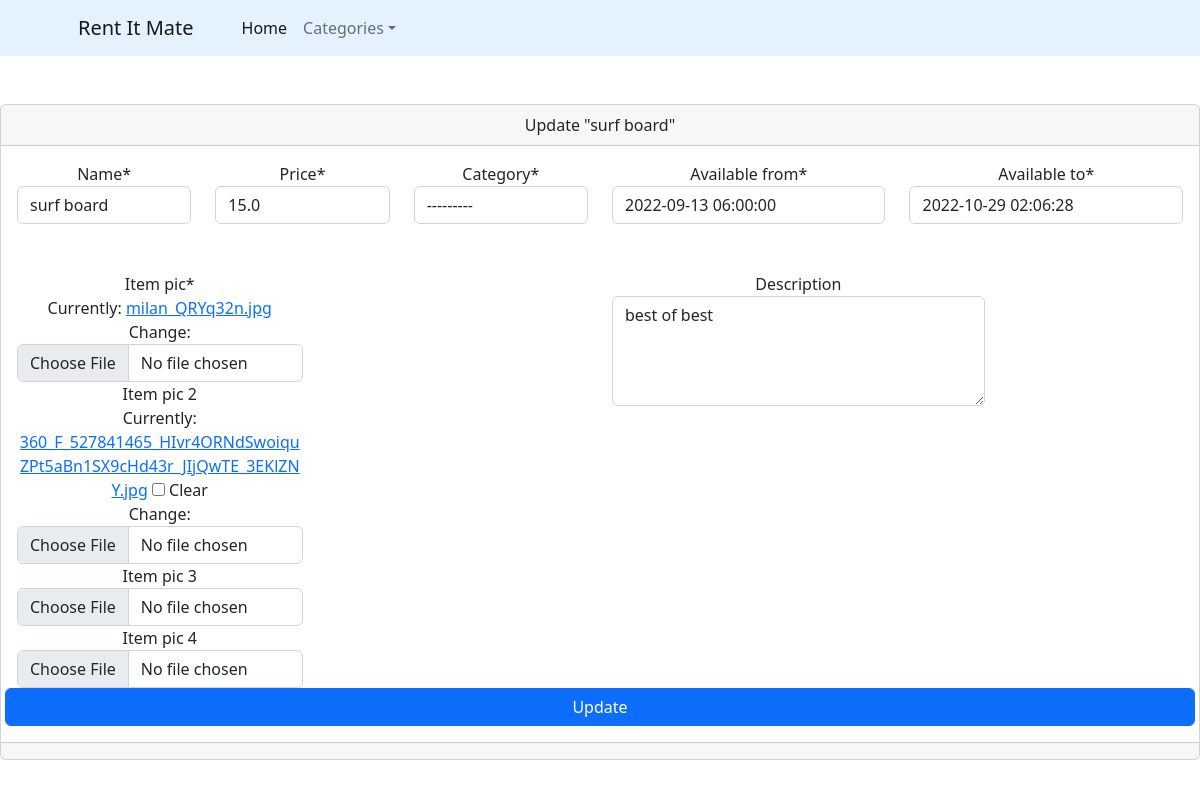
Before: /update_item/1/ (signed in) with the older database file.
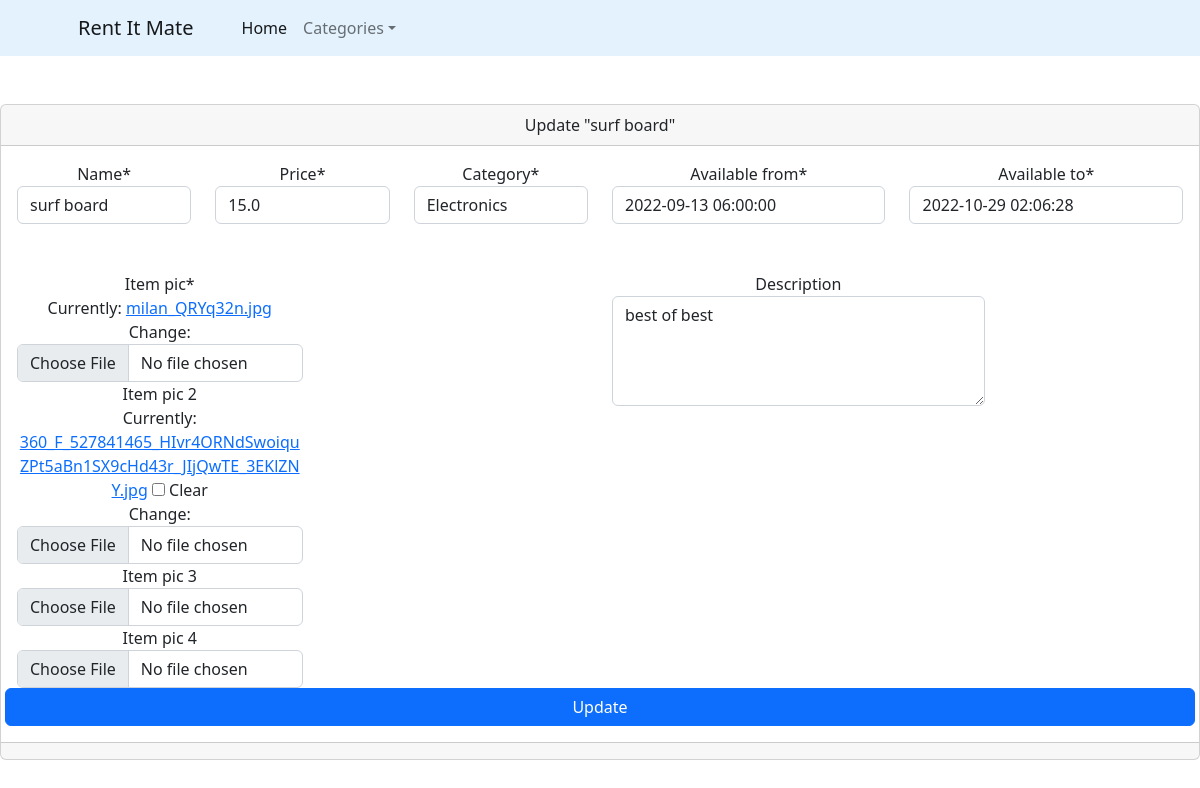
After: the same page with the newer database file.
### ecommerce/models.py (models this page shows, shortened)
class Product(models.Model):
    CATEGORY = (
                ('Sport-Outdoor', 'Sport & Outdoor'),
                ('Drones-cameras', 'Drones & cameras'),
                ('Electronics', 'Electronics'),
                ('Home-appliances', 'Home appliances'),
                ('Musical-equipments', 'Musical equipments'),
                ('Accessories','Accessories'),
                )
    customer = models.ForeignKey(Customer, null=True, on_delete=models.SET_NULL)
    name = models.CharField(max_length=200, null=True)
    price = models.FloatField(null=True)
    category = models.CharField(max_length=200, null=True,choices=CATEGORY)
    description = models.CharField(max_length=200, null=True, blank=True)
    date_created= models.DateTimeField(auto_now_add=True, null=True)
    available_from = models.DateTimeField(null=True)
    available_to = models.DateTimeField(null=True)
    item_pic = models.ImageField( null=True)
    item_pic_2 = models.ImageField(null=True, blank=True)
    item_pic_3 = models.ImageField(null=True, blank=True)
    item_pic_4 = models.ImageField(null=True, blank=True)
    def __str__(self):
        return self.name

### ecommerce/views.py (the view)
# urls.py: path('update_item/<str:pk>/', views.updateItem, name="updateitem"),
@login_required(login_url='login')
def updateItem(request, pk):
    product = Product.objects.get(id=pk)
    form = ProductForm(instance=product)
    if request.method == 'POST':
        form = ProductForm(request.POST, request.FILES,instance=product,)
        if form.is_valid():
            form.save()
            return redirect('/')
    context = {'form': form, "item": product, "order_c": product.customer}
    return render(request, 'update-item.html', context)

### ecommerce/forms.py
class ProductForm(ModelForm):
    class Meta:
        model = Product
        fields = '__all__'
        widgets = {
        'customer': forms.TextInput(attrs={'type': 'hidden'}),
        'description': forms.Textarea(attrs={'rows': 4}),
    }

### templates/update-item.html (shortened to what this page needs)
<!DOCTYPE html>
{% load static%}
{% load crispy_forms_tags %}
<html lang="en">
<head>
    <link href="https://cdn.jsdelivr.net/npm/bootstrap@5.2.1/dist/css/bootstrap.min.css" rel="stylesheet">
</head >
<body>
    <nav class="navbar navbar-expand-lg navbar-light bg-grey" style="background-color: #e3f2fd;">
            <div class="container px-4 px-lg-5">
                <a class="navbar-brand" href="{% url 'index' %}">Rent It Mate</a>
                <div class="collapse navbar-collapse" id="navbarSupportedContent">
                    <ul class="navbar-nav me-auto mb-2 mb-lg-0 ms-lg-4">
                        <li class="nav-item"><a class="nav-link active" aria-current="page" href="{% url 'index' %}">Home</a></li>
                        <li class="nav-item dropdown">
                            <a class="nav-link dropdown-toggle" id="navbarDropdown" href="#" role="button" data-bs-toggle="dropdown" aria-expanded="false">Categories</a>
                        </li>
                    </ul>
                </div>
            </div>
        </nav>
<br><br><div class="card text-center">
  <div class="card-header">
    Update "{{item}}"
  </div>
  <div class="card-body">
    <form method="post" enctype="multipart/form-data">
        <div class="row">
            <div class="form-group col-md-2 mb-0">
                 {{ form.name|as_crispy_field }}
            </div>
            <div class="form-group col-md-2 mb-0">
                    {{ form.price|as_crispy_field }}
            </div>
            <div class="form-group col-md-2 mb-0">
                     {{ form.category|as_crispy_field }}
            </div>
             <div class="form-group col-md-3 mb-0">
                     {{ form.available_from|as_crispy_field }}
            </div>
             <div class="form-group col-md-3 mb-0">
                     {{ form.available_to|as_crispy_field }}
            </div>
        </div><br><br>
        <div class="row">
          <div class="form-group col-md-6 mb-0">
                        <div class="form-group col-md-6 mb-0">
                        {{ form.item_pic|as_crispy_field }}
                      </div>
                      <div class="form-group col-md-6 mb-0">
                        {{ form.item_pic_2|as_crispy_field }}
                      </div>
                        <div class="form-group col-md-6 mb-0">
                        {{ form.item_pic_3|as_crispy_field }}
                      </div>
                          <div class="form-group col-md-6 mb-0">
                        {{ form.item_pic_4|as_crispy_field }}
                      </div>
          </div>
            <div class="form-group col-md-4 mb-0">
            {{ form.description|as_crispy_field  }}
          </div>
            <br><br>
        <button type="submit" class="btn btn-primary">Update</button>
        </div>
    </form>
  </div>
  <div class="card-footer text-muted">
  </div>
</div>
</body>

Changed rows visible on the page:
changed Product "surf board": category "---------" → "Electronics"
